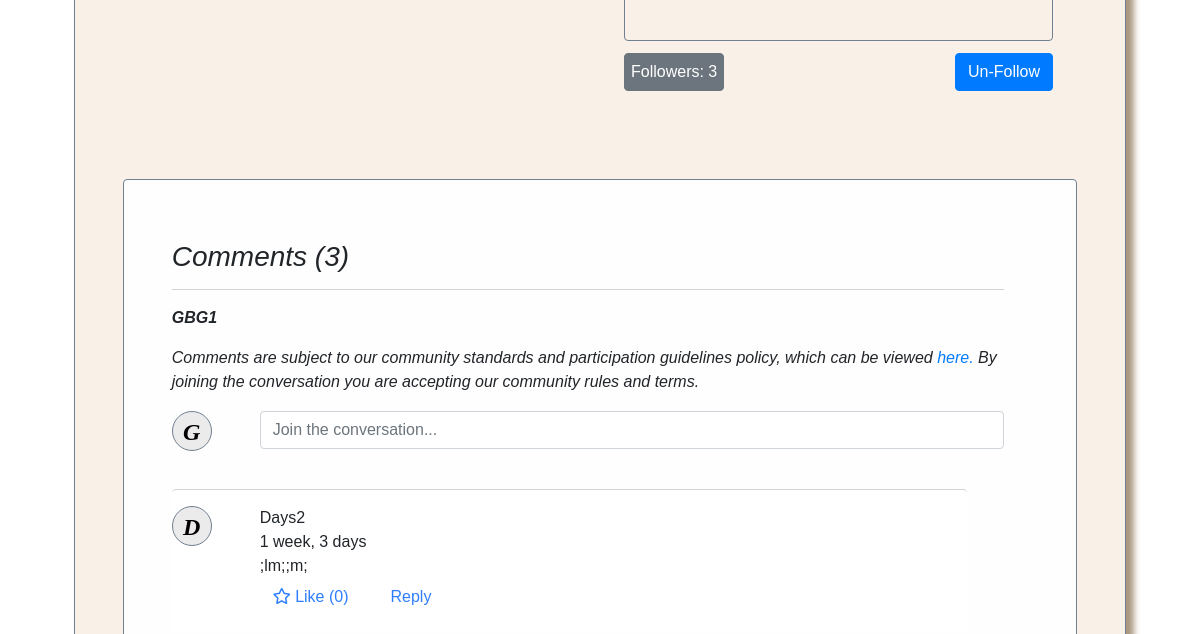
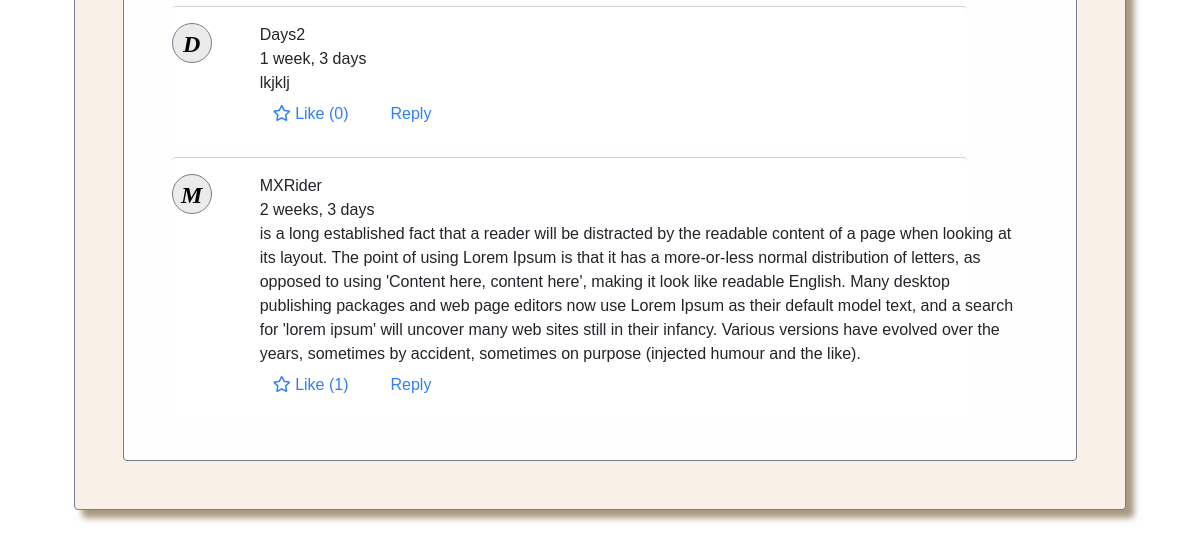
Before: /listing/21/ (signed in, lower part) with the older database file (2 pictures, top to bottom).
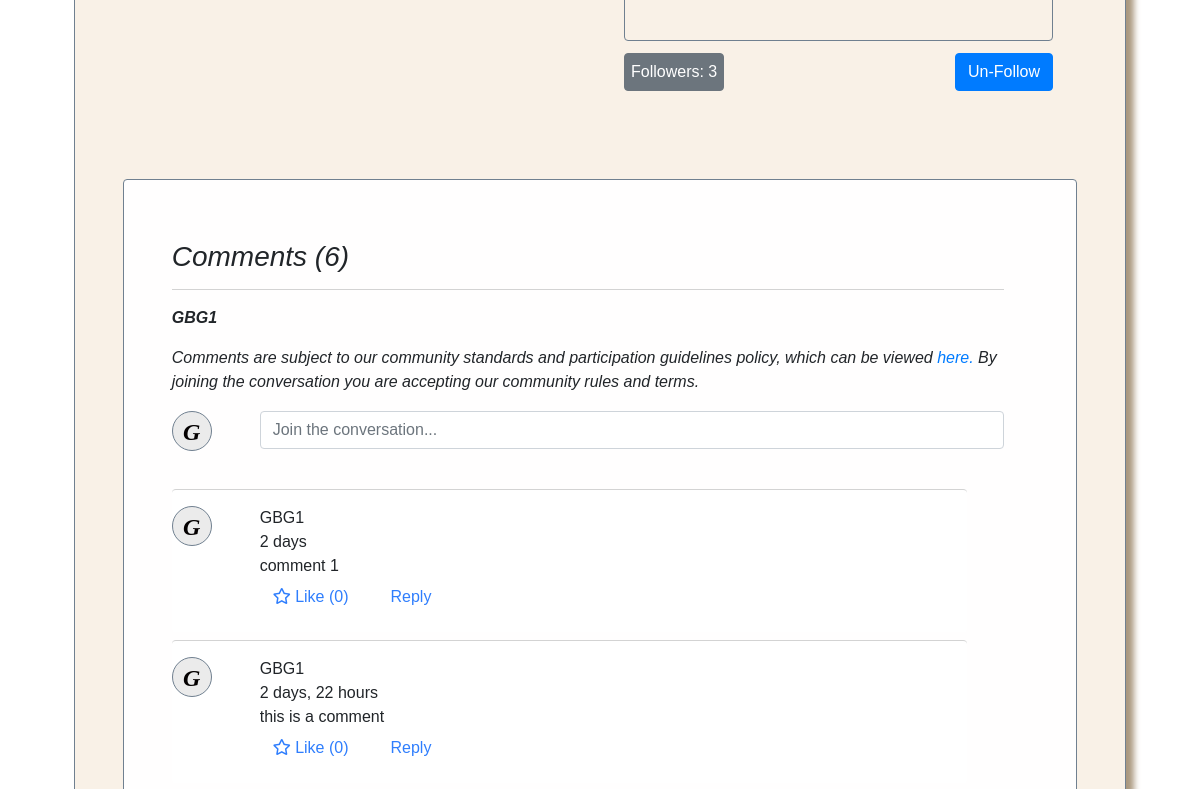
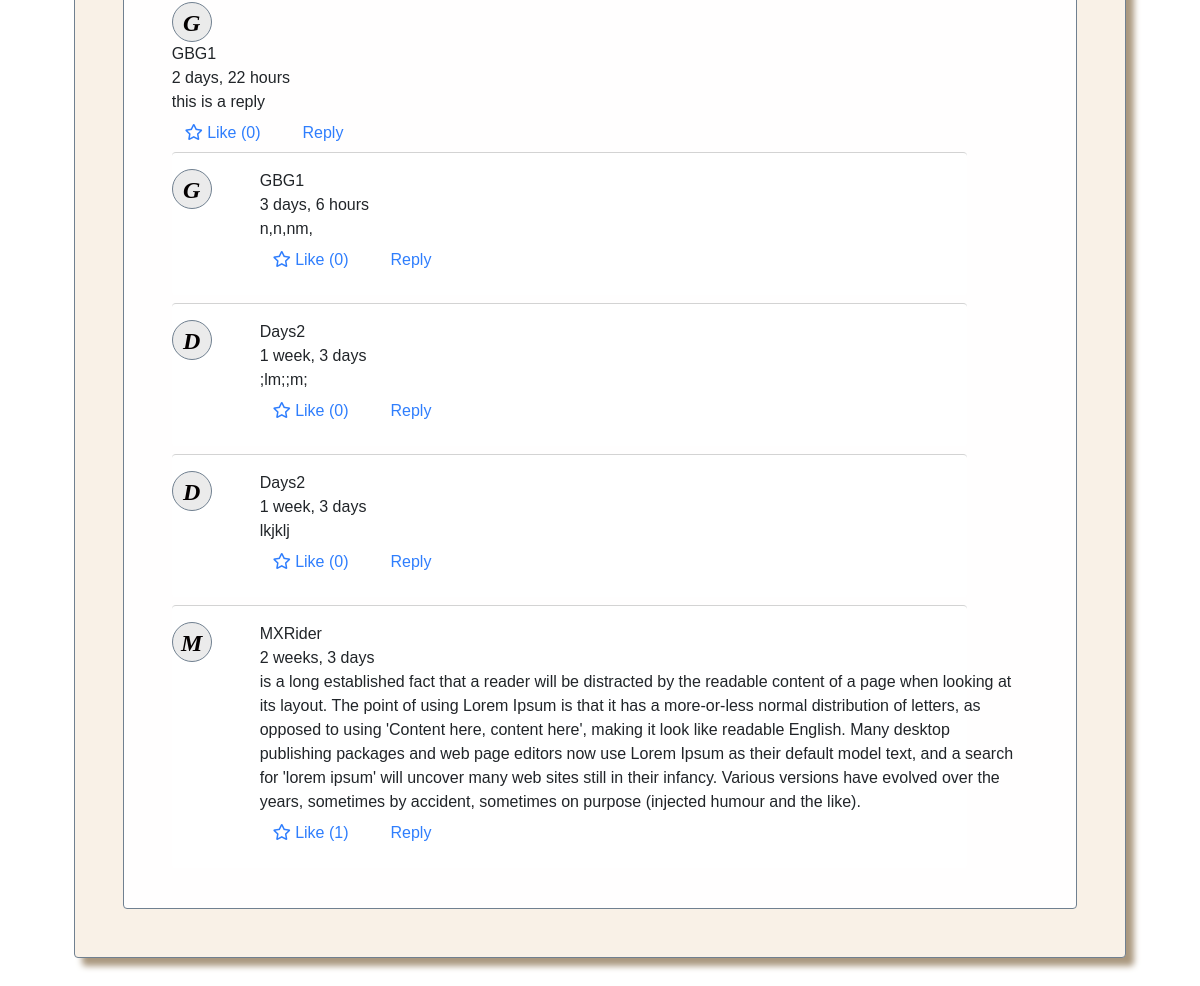
After: the same page with the newer database file (2 pictures, top to bottom).
### auctions/models.py (models this page shows, shortened)
class User(AbstractUser):
    def following_count(self):
        return Listing.objects.filter(following=self).count()

class Comment(models.Model):
    listing = models.ForeignKey(Listing, on_delete=models.CASCADE, related_name="comments")
    user = models.ForeignKey(settings.AUTH_USER_MODEL, on_delete=models.CASCADE, related_name="user_comments", verbose_name="Comentor")
    comment_content = models.CharField(max_length=5000, verbose_name="Comment")
    comment_time = models.DateTimeField(default= now, verbose_name="Comment Made at")
    parent = models.ForeignKey('self', on_delete=models.SET_NULL, null=True, blank=True, related_name="replies", verbose_name="Reply")

### auctions/views.py (the view, shortened to what this page needs)
# urls.py: path('listing/<int:listing_id>/', views.listing_details, name='listing_details'),
def listing_details(request, listing_id, follow_action=None, comment_like_action=None, comment_id=None):
    listing = get_object_or_404(Listing, pk=listing_id)
    user = request.user
    username = user.username.title()
    user_initial = username[0]
    if follow_action and user.is_authenticated:
        if follow_action == 'follow':
            listing.following.add(user)
        elif follow_action == 'unfollow':
            listing.following.remove(user)
        return redirect('listing_details', listing_id=listing_id)
    if request.method == "POST":
        new_bid_str = request.POST.get("amount", '0')
        try:
            new_bid = Decimal(new_bid_str)
            if new_bid <= 1:
                messages.error(request, "Invalid Bid. Your bid needs to be more than £1.")
            elif new_bid <= listing.current_bid:
                messages.error(request, "Invalid Bid. Your bid needs to be more than the current listed price.")
            else:
                new_bid_instance = Bid ()
                new_bid_instance.user = request.user
                new_bid_instance.listing= listing
                new_bid_instance.amount = new_bid
                new_bid_instance.save()
                messages.success(request, "Thanks for your bid, Good Luck!!")
            return redirect("listing_details", listing_id=listing_id)
        except (InvalidOperation, ValueError, TypeError):
            messages.error(request, "Invalid Bid. You need to enter a number.")
            return redirect("listing_details", listing_id=listing_id)
    else:
        form = BidForm()
        comment_form = CommentForm()
        reply_form = CommentReplyForm()
        top_level_comments = Comment.objects.filter(listing=listing, parent__isnull=True).order_by('-comment_time')
        number_comments = top_level_comments.count()
        comments_tree = build_comment_tree(top_level_comments)
        if request.user.is_authenticated:
            user_likes = CommentLike.objects.filter(user=request.user).values_list('comment_id', flat=True)
        else:
            user_likes = []
        reserve_met = False
        user_bid_amount = False
        is_highest_bidder = False
        bid_superceeded = False
        number_user_bids = 0
        bid_history = listing.bid_history()
        number_bids = bid_history.count()
        if user.is_authenticated:
            if listing.bid_history().filter(user=user).exists():
                user_bid_amount = listing.bid_history().filter(user=user).first().amount
                number_user_bids = listing.bid_history().filter(user=user).count()
        highest_bid = listing.get_max_bid()
        if number_bids:
            highest_bid_amount = highest_bid.amount
            if listing.get_max_bid().user == user:
                is_highest_bidder = True
            elif user_bid_amount:
               bid_superceeded = True
        reserve = listing.reserve
        if listing.current_bid >= reserve:
            reserve_met = True
        following = request.user in listing.following.all()
        followers = listing.following.all()
        following_count = followers.count()
        time_left_delta = listing.closing_time - now()
        days = time_left_delta.days
        hours, remainder = divmod(time_left_delta.seconds, 3600)
        minutes, seconds = divmod(remainder, 60)
        time_left_str = f"{days} days {hours}h {minutes}m"
        if time_left_delta.total_seconds() <= 0:
            time_left_str = "Auction concluded."
        if number_bids:
            return render(request, 'auctions/listing_details.html', {
                        'listing': listing,
                        'form' : form,
                        'listing_num' : listing_id,
                        'username' : username,
                        'user_initial' : user_initial,
                        'bid_history' : bid_history,
                        'following' : following,
                        'followers' : followers,
                        'following_count' : following_count,
                        'comment_form' : comment_form,
                        'reply_form' : reply_form,
                        'top_level_comments' : top_level_comments,
                        'comments_tree' : comments_tree,
                        'number_comments' : number_comments,
                        'user_likes' : user_likes,
                        'time_left' : time_left_str,
                        'number_bids' : number_bids,
                        'highest_bid' : highest_bid_amount,
                        'reserve' : reserve,
                        'reserve_met' : reserve_met,
                        'user_bid_amount' : user_bid_amount,
                        'number_user_bids' : number_user_bids,
                        'is_highest_bidder' : is_highest_bidder,
                        'bid_superceeded' : bid_superceeded,
            })

### auctions/templates/auctions/listing_details.html (shortened to what this page needs)
{% extends "auctions/layout.html" %}
{% load static %}
{% load comment_filters %}
{% block body %}
<main>
    <div class="listing-details-container">
        <div class="two-cols">
            <div class ="left-side">
                <div>
                    <div class="bid-history">
                        {% if bid_history %}
                            <ul>
                            {% for bid in bid_history %}
                                <li>{{ bid |linebreaksbr }}</li>
                            {% endfor %}
                            </ul>
                        {% else %}
                        <p>No bids have been made on this item yet.</p>
                        {% endif %}
                    </div>
                </div>
            </div>
            <div class="right-side">
                <div class="listing-details-box">
                </div>
                <div class = "follower-count-bar">
                    <div id="followerAccordion">
                        <div class="follow-card">
                            <div>
                                <button class="btn btn-secondary btn-follow following-dropdown" type="button" data-toggle="collapse" data-target="#collapseOne" aria-expanded="true" aria-controls="collapseOne">
                                    Followers: {{ following_count }}
                                </button>
                            </div>
                        </div>
                    </div>
                    {% if user.is_authenticated  %}
                    <div class="follow-unfollow-button">
                        {% if following %}
                        <a href="{% url 'listing_details_with_follow_action' listing_id=listing.id follow_action='unfollow' %}" class="btn btn-primary">Un-Follow</a>
                        {% else %}
                        <a href="{% url 'listing_details_with_follow_action' listing_id=listing.id follow_action='follow'%}" class="btn btn-primary">Follow</a>
                        {% endif %}
                    </div>
                    {% endif %}
                </div>
            </div>
        </div>
        <div class="comments-box form-container">
            <h3 class="comments-title"><i>Comments ({{ number_comments }})</h3>
            {% if user.is_authenticated %}
            <p><strong>{{user.username}}</strong></p>
            {% endif %}
            <p class="comment-guidelines-disclimer">Comments are subject to our community standards and participation guidelines policy, which can be viewed <a href ="{% url 'commentguidelines' listing_id=listing_num %}">here.</a> By joining the conversation you are accepting our community rules and terms.</p></i>
            {% if user.is_authenticated %}
            <div class="comment-entry-parent">
                <div class="Initial-section comment-box-initial-section">
                    <i>{{ user.username |slice:":1" }}</i>
                </div>
                <div class="comment-form-parent">
                    <form class="comment-form" method="POST" action="{% url 'comment' listing_id=listing_num %}">
                        {{ comment_form }}
                    </form>
                </div>
            </div>
            {% endif %}
            {% if not top_level_comments %}
            <p>No Comments for this Item</p>
            {% else %}
                {% load humanize %}
                {% for comment in top_level_comments %}
                <div class="comment">
                    <div class="Initial-section comment-initial-section">
                        <i>{{ comment.user.username |slice:":1"  }}</i>
                    </div>
                    <div class="comment-body-section">
                        <div>{{ comment.user.username }}</div>
                        <div>{{ comment.comment_time | timesince }}</div>
                        <div>{{ comment.comment_content }}</div>
                        {% if user.is_authenticated  %}
                        <div id="comment-like-reply-button-flexbox">
                                <div class="comment-like-button">
                                    {% if comment.id in user_likes %}
                                    <a href="{% url 'listing_details_with_comment_like_action' listing_id=listing.id comment_id=comment.id comment_like_action='unlike' %}" class="btn comment-like-btn"><i class="fas fa-star"></i> Unlike ({{ comment.comment_likes.count }})</a>
                                    {% else %}
                                    <a href="{% url 'listing_details_with_comment_like_action' listing_id=listing.id comment_id=comment.id comment_like_action='like' %}" class="btn comment-like-btn"><i class="far fa-star"></i> Like ({{ comment.comment_likes.count }})</a>
                                    {% endif %}
                                </div>
                                <div class="comment-reply-button">
                                    <button class="btn comment-reply-btn" onclick="toggleReplyForm('replyForm-{{ comment.id }}')">Reply</button>
                                </div>
                        </div>
                        {% endif %}
                    </div>
                </div>
                {% with comments_tree|get_replies:comment as replies %}
                {% if replies %}
                    {% include "auctions/comment.html" with comment=comment comments_tree=replies %}
                {% endif %}
                {% endwith %}
                {% endfor %}
            {% endif %}
        </div>
    </div>
</main>
{% endblock %}

### auctions/templates/auctions/layout.html (shortened to what this page needs)
{% load static %}
<!DOCTYPE html>
<html lang="en">
    <head>
        <link rel="stylesheet" href="https://stackpath.bootstrapcdn.com/bootstrap/4.4.1/css/bootstrap.min.css">
        <link rel="stylesheet" href="https://cdnjs.cloudflare.com/ajax/libs/font-awesome/5.15.3/css/all.min.css">
        <link href="{% static 'auctions/styles.css' %}" rel="stylesheet">
    </head>
    <body>
        {% block body %}
        {% endblock %}
    </body>
</html>

### auctions/templates/auctions/comment.html (shortened to what this page needs)
{% if comments_tree|length > 0 %}
<div class="replies">
    {% for reply in comments_tree %}
    <div class="reply-container">
        <div class="Initial-section comment-initial-section">
            <i>{{ reply.user.username |slice:":1"  }}</i>
        </div>
        <div class="comment-body-section">
            <div>{{ reply.user.username }}</div>
            <div>{{ reply.comment_time | timesince }}</div>
            <div>{{ reply.comment_content }}</div>
            {% if user.is_authenticated  %}
            <div id="comment-like-reply-button-flexbox">
                    <div class="comment-like-button">
                        {% if reply.id in user_likes %}
                        <a href="{% url 'listing_details_with_comment_like_action' listing_id=listing.id comment_id=comment.id comment_like_action='unlike' %}" class="btn comment-like-btn"><i class="fas fa-star"></i> Unlike ({{ comment.comment_likes.count }})</a>
                        {% else %}
                        <a href="{% url 'listing_details_with_comment_like_action' listing_id=listing.id comment_id=comment.id comment_like_action='like' %}" class="btn comment-like-btn"><i class="far fa-star"></i> Like ({{ comment.comment_likes.count }})</a>
                        {% endif %}
                    </div>
                    <div class="comment-reply-button">
                        <button class="btn comment-reply-btn" onclick="toggleReplyForm('replyForm-{{ comment.id }}')">Reply</button>
                    </div>
            </div>
            {% endif %}
        </div>
    </div>
    {% endfor %}
</div>
{% endif %}

Changed rows visible on the page:
added Comment: user.username "G", user.username "GBG1", comment_time "2 days", comment_content "comment 1", comment_likes.count "0", shown under "Comments (6)"
added Comment: user.username "G", user.username "GBG1", comment_time "2 days, 22 hours", comment_content "this is a comment", comment_likes.count "0", shown under "Comments (6)"
added Comment: user.username "G", user.username "GBG1", comment_time "2 days, 22 hours", comment_content "this is a reply"
added Comment: user.username "G", user.username "GBG1", comment_time "3 days, 6 hours", comment_content "n,n,nm,", comment_likes.count "0", shown under "Comments (6)"
Other visible differences:
{{ number_comments }}: "3" → "6"
